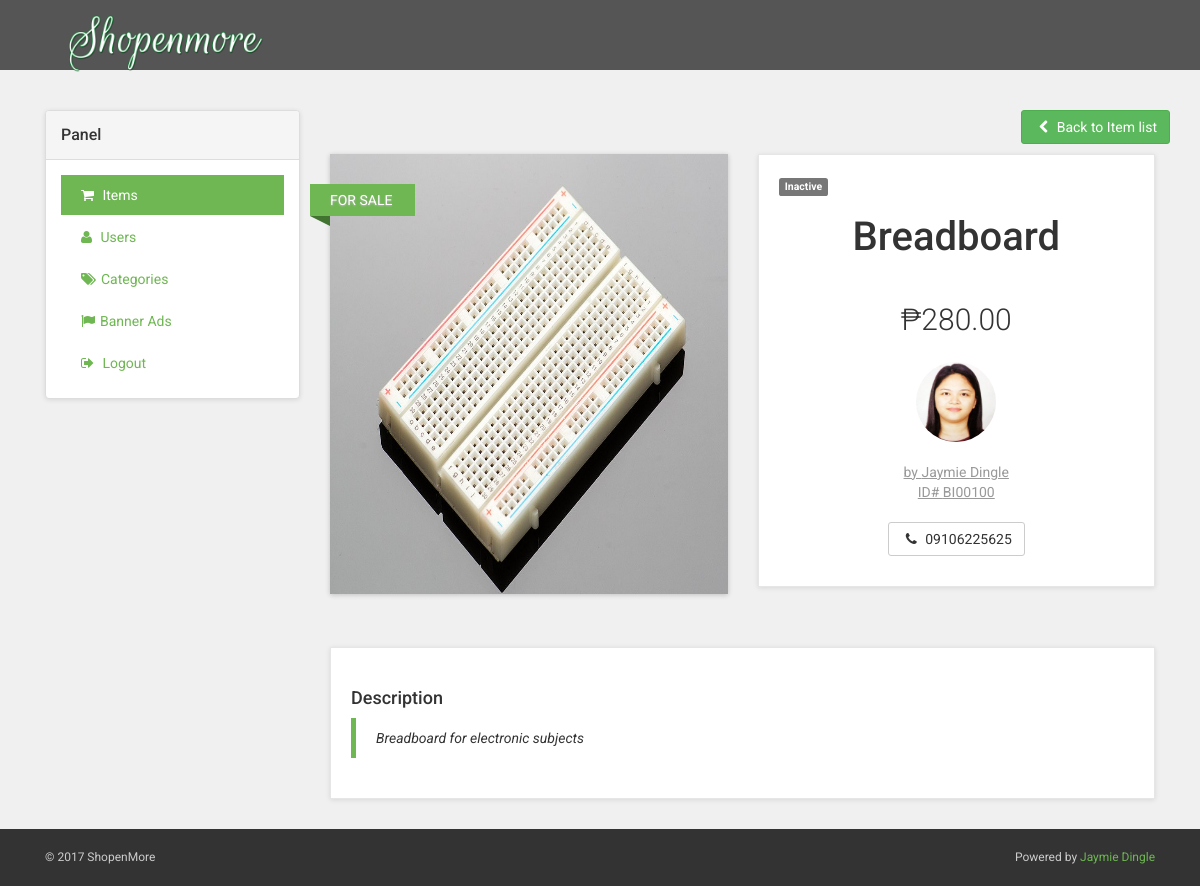
Before: /admin/itemdetail.php?id=36 with the older database file.
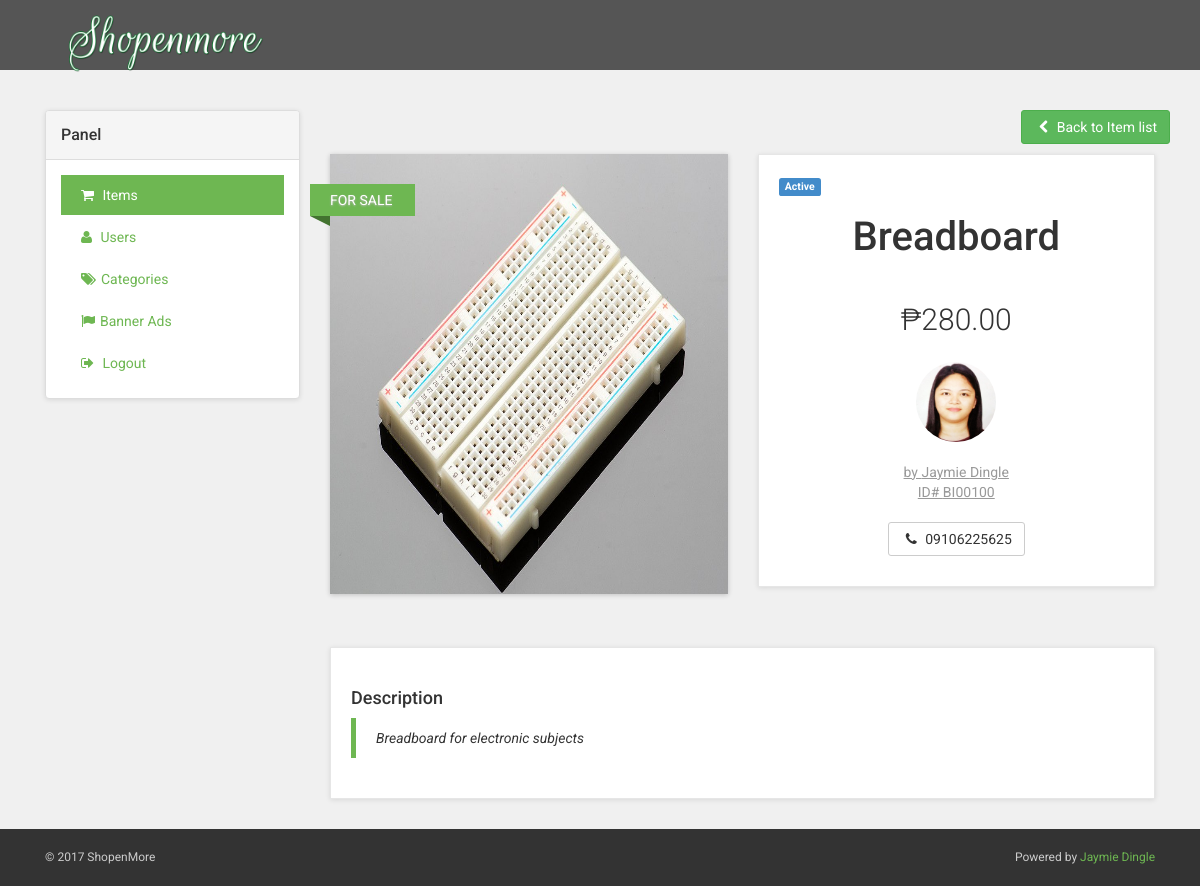
After: the same page with the newer database file.
### libs/meekrodb.2.3.class.php (called while the page is built, shortened)
<?php
class DB {
  protected static $mdb = null;
  public static function getMDB() {
    $mdb = DB::$mdb;
    if ($mdb === null) {
      $mdb = DB::$mdb = new MeekroDB();
    }
    return $mdb;
  }
  public static function query() { $args = func_get_args(); return call_user_func_array(array(DB::getMDB(), 'query'), $args); }
  public static function queryFullColumns() { $args = func_get_args(); return call_user_func_array(array(DB::getMDB(), 'queryFullColumns'), $args); }
}
class MeekroDB {
  public $encoding = 'latin1';
  public $param_char = '%';
  public $named_param_seperator = '_';
  public $connect_options = array(MYSQLI_OPT_CONNECT_TIMEOUT => 30);
  public $internal_mysql = null;
  public function __construct($host=null, $user=null, $password=null, $dbName=null, $port=null, $encoding=null) {
    if ($encoding === null) $encoding = DB::$encoding;
    $this->encoding = $encoding;
  }
  public function get() {
    $mysql = $this->internal_mysql;
    if (!($mysql instanceof MySQLi)) {
      $mysql = new mysqli();
      foreach ($this->connect_options as $key => $value) {
        $mysql->options($key, $value);
      }
      $mysql->set_charset($this->encoding);
      $this->internal_mysql = $mysql;
    }
    return $mysql;
  }
  protected function preparseQueryParams() {
    $args = func_get_args();
    $sql = trim(strval(array_shift($args)));
    $args_all = $args;
    if (count($args_all) == 0) return array($sql);
    $param_char_length = strlen($this->param_char);
    $named_seperator_length = strlen($this->named_param_seperator);
    $types = array(
      $this->param_char . 'll',
      $this->param_char . 'ls',
      $this->param_char . 'l',
      $this->param_char . 'li',
      $this->param_char . 'ld',
      $this->param_char . 'lb',
      $this->param_char . 'lt',
      $this->param_char . 's',
      $this->param_char . 'i',
      $this->param_char . 'd',
      $this->param_char . 'b',
      $this->param_char . 't',
      $this->param_char . '?',
      $this->param_char . 'ss'
    );
    $posList = array();
    foreach ($types as $type) {
      $lastPos = 0;
      while (($pos = strpos($sql, $type, $lastPos)) !== false) {
        $lastPos = $pos + 1;
        $posList[$pos] = $type;
      }
    }
    ksort($posList);
    $chunkyQuery = array();
    $pos_adj = 0;
    foreach ($posList as $pos => $type) {
      $type = substr($type, $param_char_length);
      $length_type = strlen($type) + $param_char_length;
      $new_pos = $pos + $pos_adj;
      $new_pos_back = $new_pos + $length_type;
      $arg_number_length = 0;
      if ($arg_number_length = strspn($sql, '0123456789', $new_pos_back)) {
        $arg_number = substr($sql, $new_pos_back, $arg_number_length);
        if (! array_key_exists($arg_number, $args_all)) $this->nonSQLError("Non existent argument reference (arg $arg_number): $sql");
        $arg = $args_all[$arg_number];
      } else {
        $arg = array_shift($args);
      }
      if ($new_pos > 0) $chunkyQuery[] = substr($sql, 0, $new_pos);
      if (is_object($arg) && ($arg instanceof WhereClause)) {
        list($clause_sql, $clause_args) = $arg->textAndArgs();
        array_unshift($clause_args, $clause_sql);
        $preparsed_sql = call_user_func_array(array($this, 'preparseQueryParams'), $clause_args);
        $chunkyQuery = array_merge($chunkyQuery, $preparsed_sql);
      } else {
        $chunkyQuery[] = array('type' => $type, 'value' => $arg);
      }
      $sql = substr($sql, $new_pos_back + $arg_number_length);
      $pos_adj -= $new_pos_back + $arg_number_length;
    }
    return $chunkyQuery;
  }
  protected function escape($str) { return "'" . $this->get()->real_escape_string(strval($str)) . "'"; }
  protected function intval($var) {
    if (PHP_INT_SIZE == 8) return intval($var);
    return floor(doubleval($var));
  }
  protected function parseQueryParams() {
    $args = func_get_args();
    $chunkyQuery = call_user_func_array(array($this, 'preparseQueryParams'), $args);
    $query = '';
    $array_types = array('ls', 'li', 'ld', 'lb', 'll', 'lt');
    foreach ($chunkyQuery as $chunk) {
      if (is_string($chunk)) {
        $query .= $chunk;
        continue;
      }
      $type = $chunk['type'];
      $arg = $chunk['value'];
      $result = '';
      if ($type != '?') {
        $is_array_type = in_array($type, $array_types, true);
      }
      if ($type == 's') $result = $this->escape($arg);
      else if ($type == 'i') $result = $this->intval($arg);
      $query .= $result;
    }
    return $query;
  }
  protected function prependCall($function, $args, $prepend) { array_unshift($args, $prepend); return call_user_func_array($function, $args); }
  public function query() { $args = func_get_args(); return $this->prependCall(array($this, 'queryHelper'), $args, 'assoc'); }
  public function queryFullColumns() { $args = func_get_args(); return $this->prependCall(array($this, 'queryHelper'), $args, 'full'); }
  protected function queryHelper() {
    $args = func_get_args();
    $type = array_shift($args);
    $db = $this->get();
    $is_buffered = true;
    $row_type = 'assoc';
    $full_names = false;
    switch ($type) {
      case 'assoc':
        break;
      case 'full':
        $row_type = 'list';
        $full_names = true;
        break;
    }
    $sql = call_user_func_array(array($this, 'parseQueryParams'), $args);
    $result = $db->query($sql, $is_buffered ? MYSQLI_STORE_RESULT : MYSQLI_USE_RESULT);
    $return = array();
    if ($full_names) {
      $infos = array();
      foreach ($result->fetch_fields() as $info) {
        if (strlen($info->table)) $infos[] = $info->table . '.' . $info->name;
        else $infos[] = $info->name;
      }
    }
    while ($row = ($row_type == 'assoc' ? $result->fetch_assoc() : $result->fetch_row())) {
      if ($full_names) $row = array_combine($infos, $row);
      $return[] = $row;
    }
    return $return;
  }
}
?>

### admin/itemdetail.php (the view, shortened to what the changed rows need)
<?php include('includes/header.php'); ?>
<?php include('includes/top-bar.php'); ?>
<?php
$get_item_id = isset($_GET['id']) ?  $_GET['id'] : false;
$item = DB::queryFullColumns("SELECT * FROM tb_items
           LEFT JOIN tb_users
           ON tb_items.user_id = tb_users.id
           LEFT JOIN tb_item_category
           ON tb_items.item_category_id = tb_item_category.id
           LEFT JOIN tb_item_status
           ON tb_items.item_status_id = tb_item_status.id
           WHERE
           tb_items.id = %i ", $get_item_id );
  $item = $item[0];
?>
    <div id="all">
        <div id="content">
            <div class="container">
                <br>
                <div class="col-md-9">
                    <div class="row" id="productMain">
                        <div class="col-sm-6">
                            <div class="box">
                                <span class="label label-<?php echo ($item['tb_items.is_active']) ? 'primary' : 'default'; ?>">
                                    <?php echo ($item['tb_items.is_active']) ? 'Active' : 'Inactive'; ?>
                                </span>
                                <h1 class="text-center"><?php echo $item['tb_items.name']; ?></h1>
                                <p class="price">&#8369;<?php echo $item['tb_items.price']; ?>.00</p>
                                <p class="goToDescription">
                                    <a href="#details" class="scroll-to">
                                        <br><br>
                                        by <?php echo $item['tb_users.fname'];?> <?php echo $item['tb_users.lname'];?> <br >ID# <?php echo $item['tb_users.student_id'];?>
                                    </a>
                                </p>
                                <p class="text-center buttons">
                                    <a href="#" class="btn btn-default"><i class="fa fa-phone"></i> <?php echo $item['tb_users.contact']; ?> </a>
                                </p>
                            </div>
                        </div>
                    </div>
                </div>
            </div>
        </div>
<?php include('includes/footer.php'); ?>

Changed rows visible on the page:
changed tb_items "Breadboard": is_active 0 → 1 (drawn)
Other visible differences:
text no longer shown: "Inactive"
text now shown: "Active"
